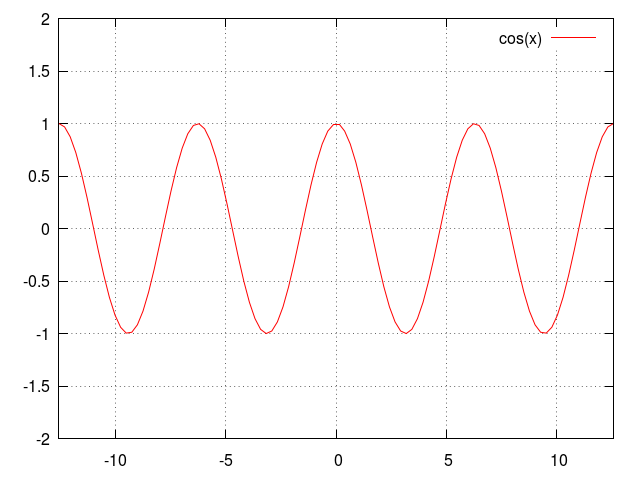

Source code (gnuplot):
load "lib_common.plt"
set xrange [-pi*4:pi*4]
set yrange [-2:2]
plot cos(x)
